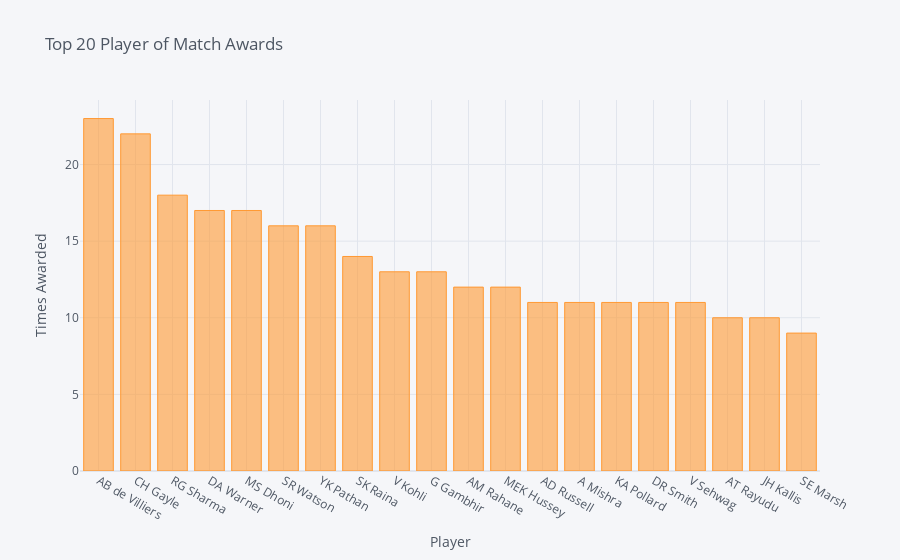

Notebook cell for this chart:
### Code cell
mom[:20].iplot(kind='bar', xTitle= "Player", yTitle= 'Times Awarded', title= 'Top 20 Player of Match Awards')

### Figure 1 — Plotly figure (JSON) as saved in the notebook; plotly's stock layout.template omitted (floating-point values rounded to 4 significant figures)
{"data": [{"marker": {"color": "rgba(255, 153, 51, 0.6)", "line": {"color": "rgba(255, 153, 51, 1.0)", "width": 1}}, "name": "player_of_match", "orientation": "v", "text": "", "type": "bar", "x": ["AB de Villiers", "CH Gayle", "RG Sharma", "DA Warner", "MS Dhoni", "SR Watson", "YK Pathan", "SK Raina", "V Kohli", "G Gambhir", "AM Rahane", "MEK Hussey", "AD Russell", "A Mishra", "KA Pollard", "DR Smith", "V Sehwag", "AT Rayudu", "JH Kallis", "SE Marsh"], "y": [23, 22, 18, 17, 17, 16, 16, 14, 13, 13, 12, 12, 11, 11, 11, 11, 11, 10, 10, 9]}], "layout": {"legend": {"bgcolor": "#F5F6F9", "font": {"color": "#4D5663"}}, "paper_bgcolor": "#F5F6F9", "plot_bgcolor": "#F5F6F9", "title": {"font": {"color": "#4D5663"}, "text": "Top 20 Player of Match Awards"}, "xaxis": {"gridcolor": "#E1E5ED", "showgrid": true, "tickfont": {"color": "#4D5663"}, "title": {"font": {"color": "#4D5663"}, "text": "Player"}, "zerolinecolor": "#E1E5ED"}, "yaxis": {"gridcolor": "#E1E5ED", "showgrid": true, "tickfont": {"color": "#4D5663"}, "title": {"font": {"color": "#4D5663"}, "text": "Times Awarded"}, "zerolinecolor": "#E1E5ED"}}}
